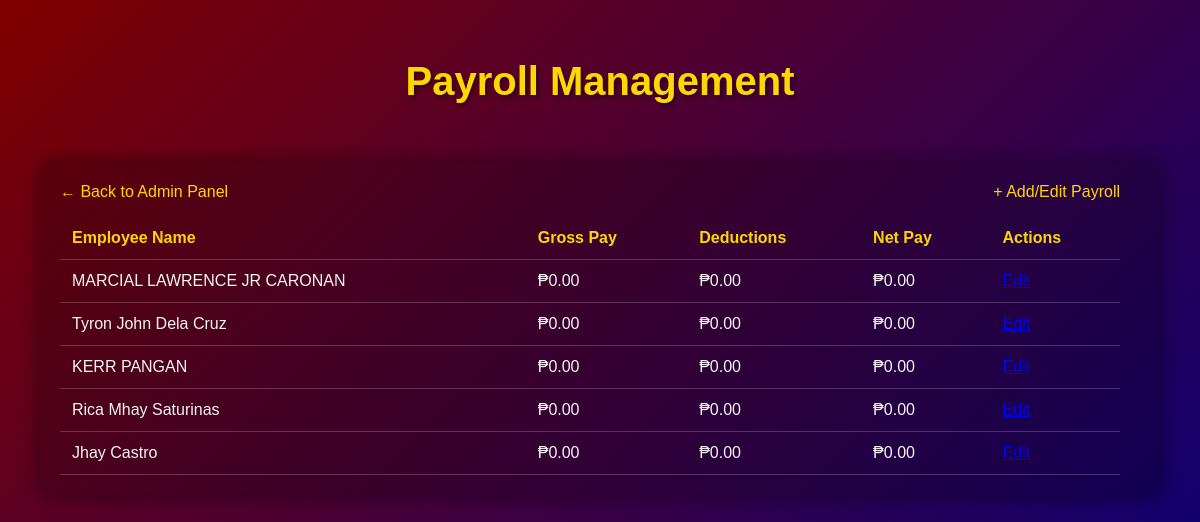
The page /payroll.php (signed in) on the database its author committed.
### tables this page shows
CREATE TABLE `payroll` (
  `id` int(11) NOT NULL,
  `employeeNo` varchar(50) NOT NULL,
  `pay_period_start` date DEFAULT NULL,
  `pay_period_end` date DEFAULT NULL,
  `ratePerHour` decimal(10,2) NOT NULL DEFAULT 0.00,
  `hoursWorked` decimal(10,2) NOT NULL DEFAULT 0.00,
  `regular_days` decimal(10,2) NOT NULL DEFAULT 0.00,
  `grossPay` decimal(10,2) DEFAULT NULL,
  `deductions` decimal(10,2) DEFAULT NULL,
  `netPay` decimal(10,2) DEFAULT NULL,
  `payDate` date NOT NULL,
  `lateDeductions` decimal(10,2) NOT NULL DEFAULT 0.00,
  `overtime` decimal(10,2) NOT NULL DEFAULT 0.00,
  `overtime_hours` decimal(10,2) NOT NULL DEFAULT 0.00,
  `regularHolidayPay` decimal(10,2) NOT NULL DEFAULT 0.00,
  `regular_holiday_days` decimal(10,2) NOT NULL DEFAULT 0.00,
  `regular_holiday_ot_hours` decimal(10,2) NOT NULL DEFAULT 0.00,
  `specialHolidayPay` decimal(10,2) NOT NULL DEFAULT 0.00,
  `special_holiday_days` decimal(10,2) NOT NULL DEFAULT 0.00,
  `special_holiday_ot_hours` decimal(10,2) NOT NULL DEFAULT 0.00,
  `payroll_start_date` date DEFAULT NULL,
  `payroll_end_date` date DEFAULT NULL,
  `pay_day_schedule` varchar(255) DEFAULT NULL,
  `otherDeductions` decimal(10,2) DEFAULT 0.00,
  `benefitsData` text DEFAULT NULL,
  `other_deduction_name` varchar(255) DEFAULT NULL,
  `other_deductions` decimal(10,2) NOT NULL DEFAULT 0.00,
  `gross_pay` decimal(10,2) NOT NULL DEFAULT 0.00,
  `total_deductions` decimal(10,2) NOT NULL DEFAULT 0.00,
  `net_pay` decimal(10,2) NOT NULL DEFAULT 0.00,
  `late_minutes` int(11) DEFAULT NULL,
  `late_deductions` decimal(10,2) NOT NULL DEFAULT 0.00
);

CREATE TABLE `employees` (
  `id` int(11) NOT NULL,
  `employeeNo` varchar(50) NOT NULL,
  `password` varchar(255) NOT NULL,
  `firstName` varchar(100) DEFAULT NULL,
  `lastName` varchar(100) DEFAULT NULL,
  `middleName` varchar(100) DEFAULT NULL,
  `birthDay` date DEFAULT NULL,
  `birthPlace` varchar(255) DEFAULT NULL,
  `address` varchar(255) DEFAULT NULL,
  `email` varchar(100) DEFAULT NULL,
  `gender` varchar(20) DEFAULT NULL,
  `civilStatus` varchar(50) DEFAULT NULL,
  `nationality` varchar(50) DEFAULT NULL,
  `religion` varchar(50) DEFAULT NULL,
  `phoneNumber` varchar(20) DEFAULT NULL,
  `sssNumber` varchar(50) DEFAULT NULL,
  `pagibigNumber` varchar(50) DEFAULT NULL,
  `tinNumber` varchar(50) DEFAULT NULL,
  `philhealthNumber` varchar(50) DEFAULT NULL,
  `bankAccount` varchar(50) DEFAULT NULL,
  `accountType` enum('employee','admin') NOT NULL DEFAULT 'employee'
);

### payroll.php (the view, shortened to what this page needs)
<?php
include 'db_conn.php';
$sql = "SELECT e.firstName, e.lastName, e.employeeNo, p.grossPay, p.deductions, p.netPay
        FROM employees e
        LEFT JOIN payroll p ON e.employeeNo = p.employeeNo";
$result = $conn->query($sql);
$employees = [];
if ($result->num_rows > 0) {
    while($row = $result->fetch_assoc()) {
        $employees[] = $row;
    }
}
?>
<!DOCTYPE html>
<html lang="en">
<head>
    <link rel="stylesheet" href="style.css">
</head>
<body>
    <header>
        <h1>Payroll Management</h1>
    </header>
    <div class="page-container">
        <div class="main-content">
            <a href="admin-panel.php" class="back-link">← Back to Admin Panel</a>
            <a href="manage_payroll.php" class="back-link" style="float: right;">+ Add/Edit Payroll</a>
            <table class="payroll-table">
                <thead>
                    <tr>
                        <th>Employee Name</th>
                        <th>Gross Pay</th>
                        <th>Deductions</th>
                        <th>Net Pay</th>
                        <th>Actions</th>
                    </tr>
                </thead>
                <tbody>
                    <?php
                    foreach ($employees as $employee):
                    ?>
                    <tr>
                        <td><?php echo htmlspecialchars($employee['firstName'] . ' ' . $employee['lastName']); ?></td>
                        <td>₱<?php echo number_format($employee['grossPay'] ?? 0, 2); ?></td>
                        <td>₱<?php echo number_format($employee['deductions'] ?? 0, 2); ?></td>
                        <td>₱<?php echo number_format($employee['netPay'] ?? 0, 2); ?></td>
                        <td>
                            <a href="manage_payroll.php?edit_id=<?php echo htmlspecialchars($employee['employeeNo']); ?>">Edit</a>
                        </td>
                    </tr>
                    <?php endforeach; ?>
                </tbody>
            </table>
        </div>
    </div>
</body>
</html>

### style.css (style rules this page uses)
:root { --primary-maroon: #800000; --secondary-navy-blue: #000080; --accent-gold: #FFD700; --text-color-light: #f4f4f4; --text-color-dark: #333333; --success-bg: #d4edda; --success-color: #155724; --error-bg: #f8d7da; --error-color: #721c24; }
body { font-family: Arial, sans-serif; background: linear-gradient(135deg, var(--primary-maroon), var(--secondary-navy-blue)); color: var(--text-color-light); display: flex; flex-direction: column; align-items: center; min-height: 100vh; margin: 0; }
header { text-align: center; margin-top: 2rem; margin-bottom: 2rem; width: 100%; }
h1 { color: var(--accent-gold); text-shadow: 2px 2px 4px rgba(0, 0, 0, 0.5); font-size: 2.5rem; }
.page-container { display: flex; width: 90%; max-width: 1200px; background-color: rgba(0, 0, 0, 0.2); border-radius: 10px; padding: 20px; box-shadow: 0 0 20px rgba(0, 0, 0, 0.5); }
.main-content { flex-grow: 1; padding-right: 20px; }
.payroll-table { width: 100%; border-collapse: collapse; margin-top: 1rem; }
.payroll-table th, .payroll-table td { padding: 12px; text-align: left; border-bottom: 1px solid rgba(255, 255, 255, 0.2); }
.payroll-table th { color: var(--accent-gold); }
.back-link { color: var(--accent-gold); text-decoration: none; transition: color 0.3s; }

### rows shown on the page
payroll: employees.firstName+lastName "MARCIAL LAWRENCE JR CARONAN", grossPay "0.00", deductions "0.00", netPay "0.00"
employees: firstName+lastName "Tyron John Dela Cruz", grossPay "0.00", deductions "0.00", netPay "0.00"
employees: firstName+lastName "KERR PANGAN", grossPay "0.00", deductions "0.00", netPay "0.00"
payroll: employees.firstName+lastName "Rica Mhay Saturinas", grossPay "0.00", deductions "0.00", netPay "0.00"
employees: firstName+lastName "Jhay Castro", grossPay "0.00", deductions "0.00", netPay "0.00"
